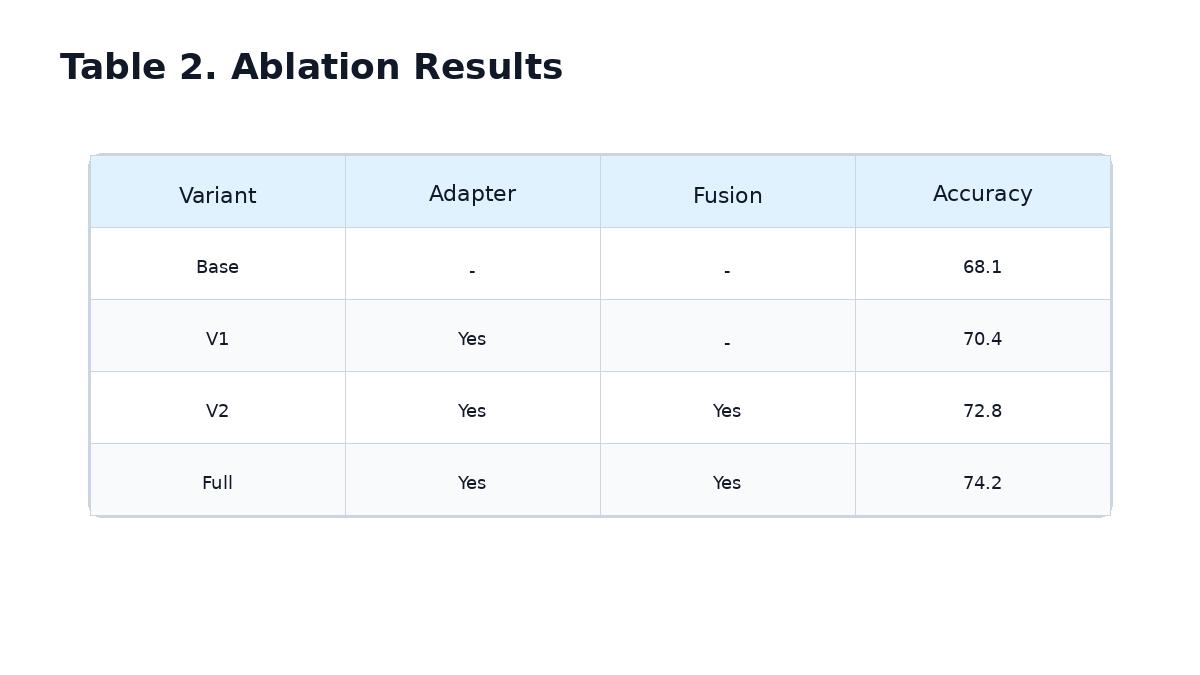
#> input picture papers/2024_cvpr_example_multimodal_framework/tables/table2_ablation.png, 1200 x 675 px
$ python -i extract_palettes.py   (imports and definitions only)
#> lines starting #> are read from the running program, lines starting #| are printed output that depends on the picture; after the words box and inside, x2 and y2 are one past the last pixel; in counts of white or black regions, pixels touching at a corner belong together
#> further down, picture is the input picture: PIL image 1200x675 RGB; mean R, G, B 247.6, 249.7, 251.5
#!/usr/bin/env python3
"""Sample representative figure colors without modifying an image or README.

Pillow is an optional authoring dependency; the static site builder does not use
this module. Only explicitly supplied files are opened. Output is written to
stdout, so a human can inspect it before adding a canonical README palette.
"""
from __future__ import annotations

import argparse
from collections import Counter, defaultdict
import colorsys
import json
import math
from pathlib import Path
import sys


SAMPLING_NOTE = "Representative colors sampled from the original image; HEX values are approximate."


class PaletteError(ValueError):
    """An explicit input could not be safely sampled."""


# [4 lines left out: function _distance, not called in this run]


def _hsv(rgb):
    return colorsys.rgb_to_hsv(*(value / 255 for value in rgb))


# [13 lines left out: function _different, not called in this run]


def _name(rgb):
    hue, saturation, value = _hsv(rgb)
    if saturation < 0.045:
        return "Gray"
    degrees = hue * 360
    if degrees < 16 or degrees >= 345:
        return "Red"
    if degrees < 48:
        return "Brown" if value < 0.66 else "Orange"
    if degrees < 72:
        return "Yellow"
    if degrees < 165:
        return "Green"
    if degrees < 200:
        return "Teal"
    if degrees < 255:
        return "Blue"
    if degrees < 300:
        return "Purple"
    return "Pink"


def extract_image_palette(image, max_colors=7):
    """Return actual source-pixel colors; never invent a minimum color quota.

    Fully/mostly transparent pixels are ignored, rather than composited into
    artificial white shades. Near-white backgrounds, near-black text and low-
    saturation grids are excluded when chromatic data exist. On grayscale
    images, well-supported middle grays are retained with an explicit note.
    """
#> called with max_colors = 7
    if not 1 <= max_colors <= 12:
        raise PaletteError("max_colors must be between 1 and 12")
    if image.width * image.height > 25_000_000:
        raise PaletteError("Image exceeds the 25-million-pixel sampling limit")
    from PIL import ImageChops, ImageFilter
    rgba = image.convert("RGBA")
    original_histogram = rgba.getcolors(maxcolors=rgba.width * rgba.height) or []
#> original_histogram = 643 items
    red, green, blue, alpha_channel = rgba.split()
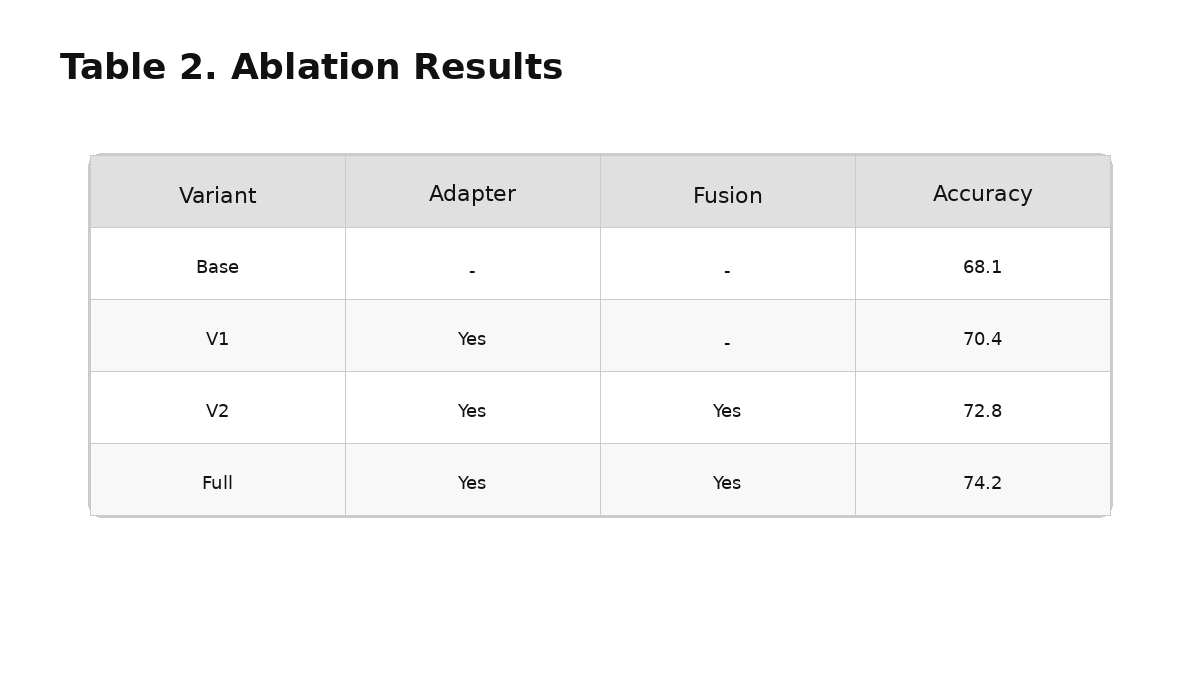
#> red: PIL image 1200x675 L; min 17, max 255, mean 247.6
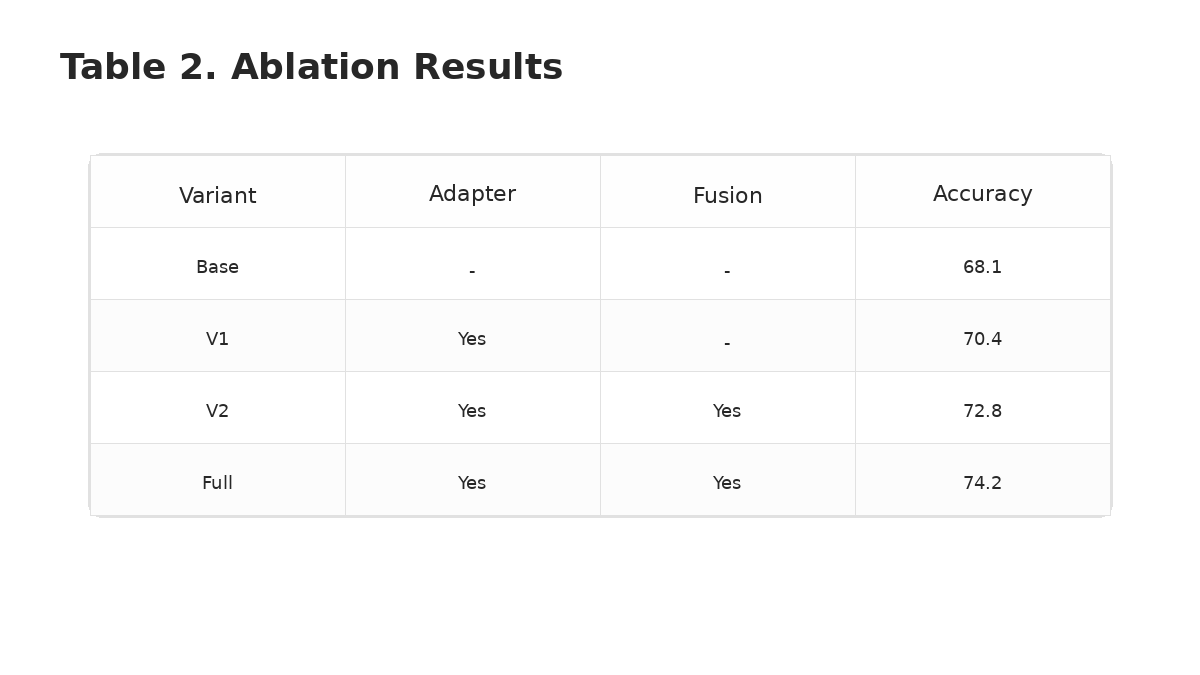
#> blue: PIL image 1200x675 L; min 39, max 255, mean 251.5
#> alpha_channel: PIL image 1200x675 L; every value is 255
    high_channel = ImageChops.lighter(ImageChops.lighter(red, green), blue)
    low_channel = ImageChops.darker(ImageChops.darker(red, green), blue)
    neutral = ImageChops.subtract(high_channel, low_channel).point(lambda value: 255 if value < 18 else 0)
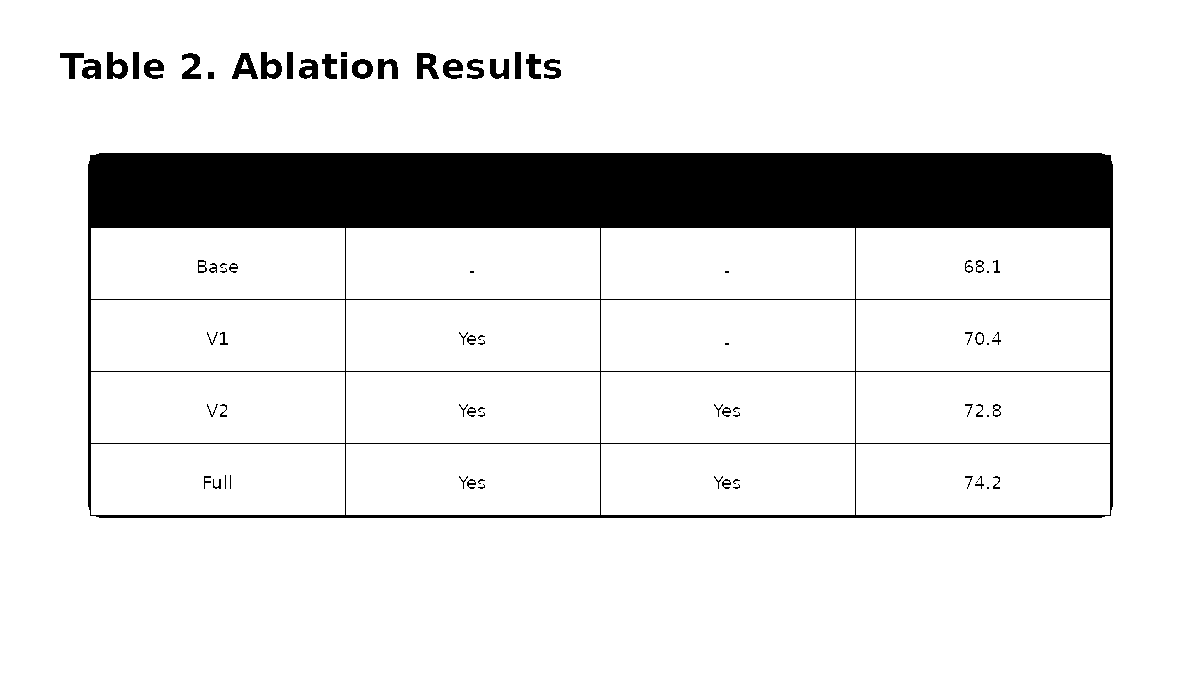
#> neutral: PIL image 1200x675 L; 88.6% white; 78 black regions (23 under 20 px), largest, box (x1, y1, x2, y2) and area: (88, 153, 1113, 518) 85445, (417, 53, 439, 79) 367, (232, 53, 258, 79) 339
    dark = high_channel.point(lambda value: 255 if value < 115 else 0)
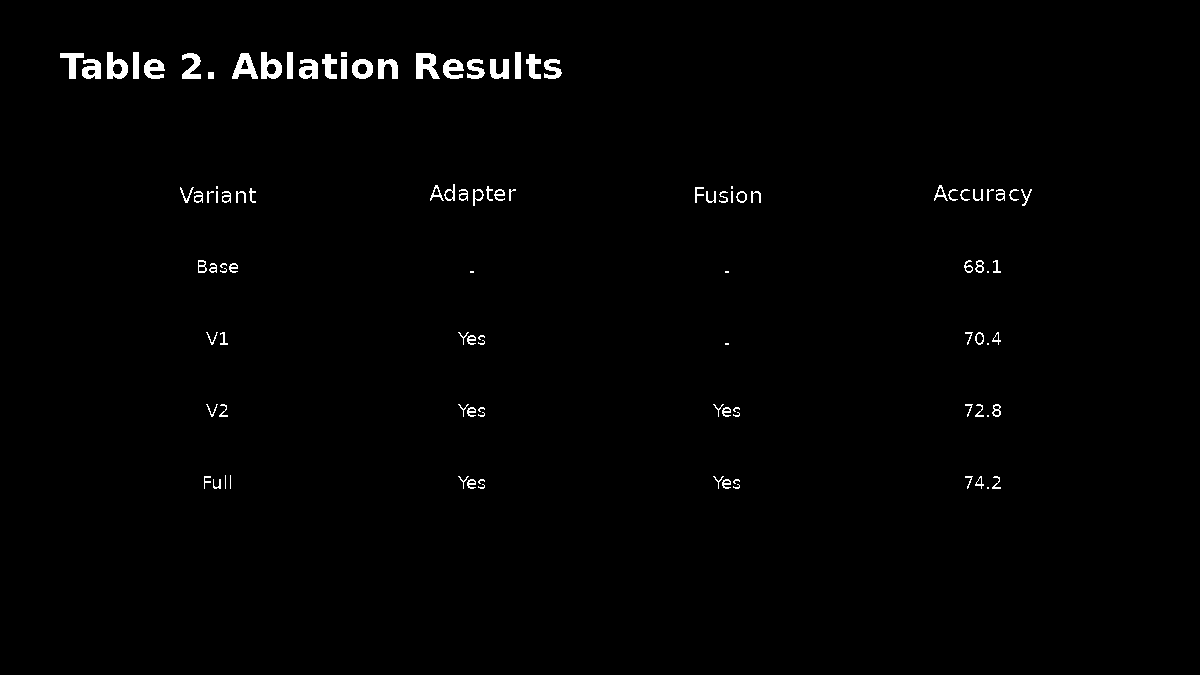
#> dark: PIL image 1200x675 L; 1% white; 105 white regions (23 under 20 px), largest, box (x1, y1, x2, y2) and area: (416, 53, 440, 79) 401, (232, 53, 258, 79) 353, (107, 52, 128, 79) 340
    # Subpixel-rendered black text often leaves false orange/cyan fringes.
    # Suppress its immediate neighborhood, not legitimate colored interiors.
    text_neighborhood = ImageChops.multiply(neutral, dark).filter(ImageFilter.MaxFilter(5))
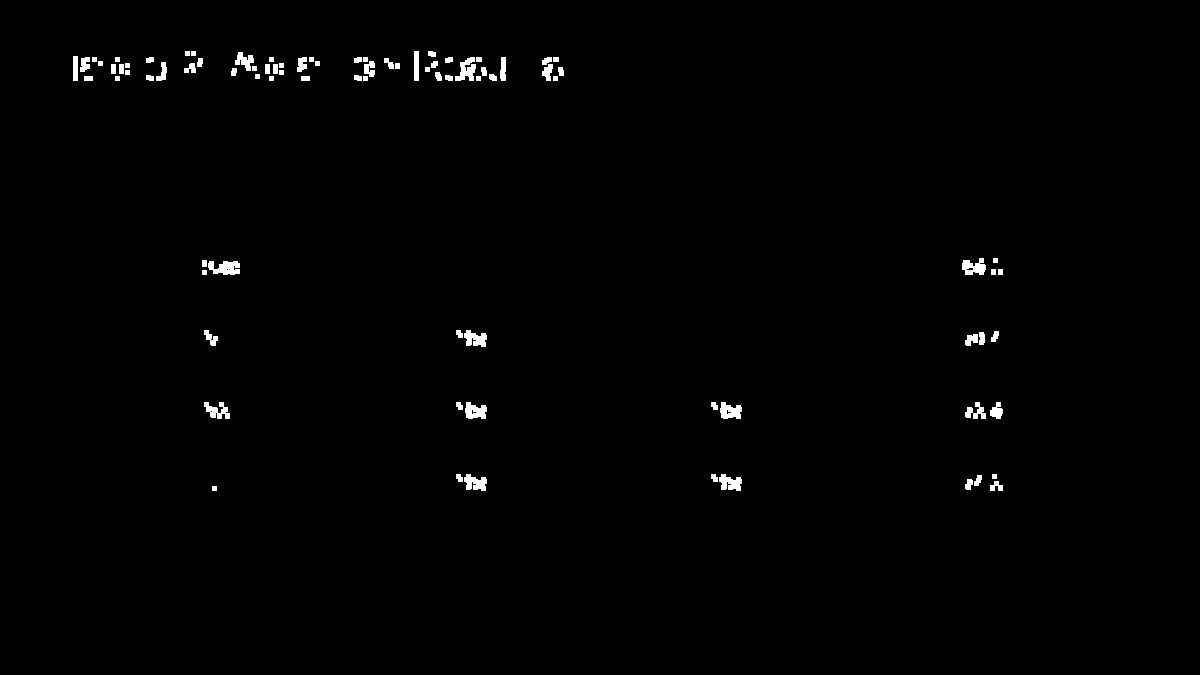
#> text_neighborhood: PIL image 1200x675 L; 0.83% white; 86 white regions, largest, box (x1, y1, x2, y2) and area: (208, 261, 240, 275) 327, (455, 57, 476, 81) 292, (962, 258, 986, 275) 274
    rgba.putalpha(ImageChops.subtract(alpha_channel, text_neighborhood))
    histogram = rgba.getcolors(maxcolors=rgba.width * rgba.height) or []
#> histogram = 860 items
    chromatic = Counter()
    gray = Counter()
    opaque_pixels = sum(count for count, pixel in original_histogram if pixel[3] >= 192)
#> opaque_pixels = 810000
    for count, pixel in histogram:
        r, g, b, alpha = pixel
        if alpha < 192:
            continue
        rgb = (r, g, b)
        high, low = max(rgb), min(rgb)
        if 0.3 * r + 0.59 * g + 0.11 * b < 20 or high < 64 or low > 245:
            continue
        saturation = (high - low) / high if high else 0
        if (r + g + b) / 3 > 236 and saturation < 0.2:
            continue
        if high - low >= 10 and saturation >= 0.045:
            chromatic[rgb] += count
#> this loop made 860 passes
#> (r, g, b, alpha, high, low, saturation) on passes 2, 3, 6: (115, 119, 128, 255, 128, 115, 0.102), (237, 238, 239, 255, 239, 237, 0.00837), (122, 126, 135, 255, 135, 122, 0.0963)
#> after the loop, chromatic = 291 items
    for count, pixel in original_histogram:
        r, g, b, alpha = pixel
        if alpha >= 192 and max(r, g, b) - min(r, g, b) < 10 and 50 <= (r + g + b) / 3 <= 205:
            gray[(r, g, b)] += count
#> this loop made 643 passes
#> (count, pixel) on passes 18 to 20: (3, (150, 153, 159, 255)), (1, (147, 152, 159, 255)), (1, (132, 145, 159, 255))
    # Coarse buckets consolidate raster noise. Each representative remains an
    # exact image pixel, selected as the most frequent color in its bucket.
    def supported_candidates(source, is_chromatic):
#> called with is_chromatic = True
        buckets = defaultdict(Counter)
        for rgb, count in source.items():
            key = tuple(channel // 16 for channel in rgb) if is_chromatic else (round(sum(rgb) / 3 / 24),)
            buckets[key][rgb] += count
#> this loop made 291 passes
#> (rgb, count) on passes 1 to 3: ((115, 119, 128), 1), ((122, 126, 135), 5), ((121, 126, 135), 10)
        candidates = []
        peak_support = max((sum(colors.values()) for colors in buckets.values()), default=0)
        coherence_needed = {}
        for key, colors in buckets.items():
            representative = min(colors, key=lambda rgb: (-colors[rgb], rgb))
            exact_count = colors[representative]
            support = sum(colors.values())
            if exact_count < 8:
                continue
            if is_chromatic and support < 64 and _hsv(representative)[1] < 0.72:
                continue
            candidates.append((support, representative, key))
            if is_chromatic and (exact_count < 24 or support < peak_support * 0.05):
                coherence_needed[key] = min(64, max(8, math.ceil(support * 0.8)))
#> this loop made 37 passes
#> key on passes 1, 2, 3, 5, 6, 7, 8, 10, 12, 13, 14, 15: (7, 7, 8), (13, 14, 14), (12, 13, 13), (10, 11, 11), (9, 10, 10), (8, 9, 9), (8, 8, 8), (6, 7, 7), (4, 5, 5), (3, 4, 4), (7, 8, 8), (9, 9, 9)
#> (key, colors) on passes 4, 9, 11, 21, 22, 28: ((11, 12, 12), {(179, 194, 207): 3, (178, 193, 206): 4, (177, 192, 205): 1}), ((7, 7, 7), {(114, 118, 127): 2, (113, 117, 126): 1, (112, 116, 125): 1}), ((5, 6, 6), {(86, 97, 111): 5, (85, 96, 110): 4}), ((12, 14, 14), {(207, 224, 236): 3}), ((10, 10, 11), {(161, 175, 188): 1, (170, 174, 180): 2, (169, 173, 179): 1}), ((10, 10, 10), {(160, 164, 171): 1})
        candidates.sort(key=lambda item: (-item[0], item[1]))
        # Bound expensive inspection on photographic inputs. A representative
        # palette does not need to search thousands of tiny quantization bins.
        candidates = candidates[:128]
        wanted = {key for _, _, key in candidates if key in coherence_needed}
        positions = {key: set() for key in wanted}
        if wanted:
            for position, (r, g, b, alpha) in enumerate(rgba.getdata()):
                key = (r // 16, g // 16, b // 16)
                if alpha >= 192 and key in positions:
                    positions[key].add(position)
        def coherent(key):
#> called with key = (13, 14, 15)
            points = positions[key]
            required = coherence_needed[key]
            while points:
                pending = [points.pop()]
                count = 0
                while pending:
                    position = pending.pop()
                    count += 1
                    if count >= required:
                        return True
                    column = position % rgba.width
                    for dy in (-rgba.width, 0, rgba.width):
                        for dx in (-1, 0, 1):
                            if (column == 0 and dx == -1) or (column == rgba.width - 1 and dx == 1):
                                continue
                            neighbor = position + dy + dx
                            if neighbor in points:
                                points.remove(neighbor)
                                pending.append(neighbor)
#> this loop made 138 passes
            return False
        # Color fringes are often scattered over glyphs. Require one supported
        # connected patch for rare candidates, while preserving a real 12-pixel
        # thin line without a global minimum percentage of the image.
        return [(count, rgb) for count, rgb, key in candidates if key not in wanted or coherent(key)]
#> the loop in coherent (call 2), `while points:` made 73 passes
    # This tiny absolute support floor keeps rare thin lines. A global pixel-
    # percentage cutoff would erase small but meaningful plotted series.
    supported = supported_candidates(chromatic, True)
    mode = "chromatic"
    if not supported:
        supported = supported_candidates(gray, False)
        mode = "grayscale" if supported else "empty"
    selected = []
    for count, rgb in supported:
        different = all(_different(rgb, old, count, old_count) for old_count, old in selected) if mode == "chromatic" else all(_distance(rgb, old) >= 24 for _, old in selected)
        if different:
            selected.append((count, rgb))
        if len(selected) == max_colors:
            break
#> this loop made 1 pass
#> (count, rgb) on pass 1: (13415, (203, 213, 225))
    rows = []
    for index, (count, rgb) in enumerate(selected, 1):
        rows.append({"role": f"Representative color {index}", "color": _name(rgb),
                     "hex": "#" + "".join(f"{value:02X}" for value in rgb), "support_pixels": count})
#> this loop made 1 pass
#> (index, count, rgb) on pass 1: (1, 13415, (203, 213, 225))
    note = SAMPLING_NOTE
    if mode == "grayscale":
        note += " This image has no supported chromatic palette; the listed middle grays are visible tonal samples, not inferred data-series colors."
    elif mode == "empty":
        note += " No supported colors remain after excluding transparency, near-white backgrounds and near-black text."
    return {"mode": mode, "colors": rows, "note": note, "opaque_pixels": opaque_pixels}


# [40 lines left out: functions extract_palette, markdown, main, not called in this run]


# [2 lines not run here, left out]

>>> from PIL import Image
>>> picture = Image.open('../papers/2024_cvpr_example_multimodal_framework/tables/table2_ablation.png')
>>> result = extract_image_palette(picture)
